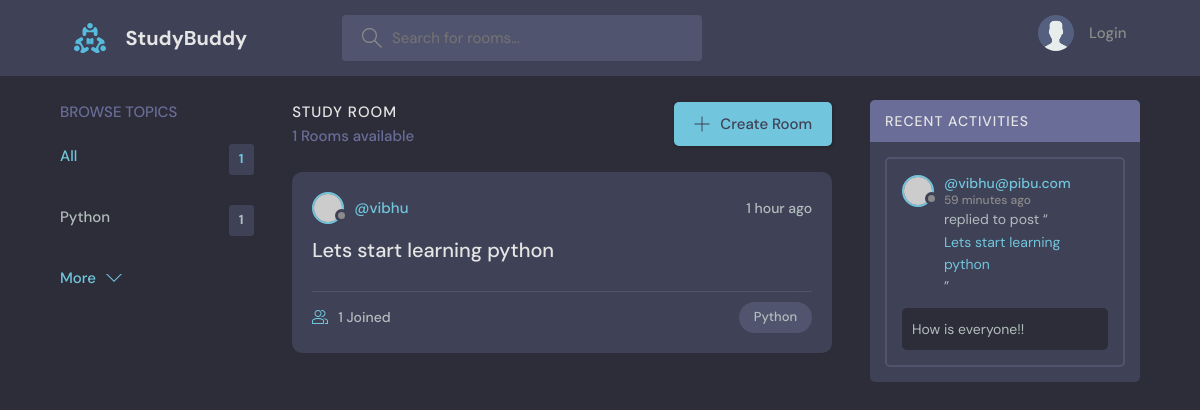
The page / on the database its author committed.
### base/models.py (models this page shows, shortened)
class Topic(models.Model):
    name = models.CharField(max_length=200)

class Room(models.Model):
    host = models.ForeignKey(User, on_delete=models.SET_NULL, null=True)
    topic = models.ForeignKey(Topic,on_delete=models.SET_NULL, null=True)
    name = models.CharField(max_length=200)
    description = models.TextField(null=True, blank=True)
    participants = models.ManyToManyField(User, related_name='participants', blank=True)
    updated = models.DateTimeField(auto_now=True)
    created = models.DateTimeField(auto_now_add=True)
    class Meta:
        ordering = ['-updated', '-created']
    def __str__(self):
        return self.name

class User(AbstractUser):
    name = models.CharField(max_length=200, null=True)
    email = models.EmailField(unique=True, null=True)
    bio = models.TextField(null=True)
    USERNAME_FIELD = 'email'
    REQUIRED_FIELDS = []

class Message(models.Model):
    user = models.ForeignKey(User, on_delete=models.CASCADE)
    room = models.ForeignKey(Room, on_delete=models.CASCADE)
    body = models.TextField()
    updated = models.DateTimeField(auto_now=True)
    created = models.DateTimeField(auto_now_add=True)
    class Meta:
        ordering = ['-updated', '-created']

### base/views.py (the view)
# urls.py: path('', views.home, name='home'),
def home(request):
    q = request.GET.get('q') if request.GET.get('q') else ''
    rooms = Room.objects.filter(
        Q(topic__name__icontains=q) |
        Q(name__icontains=q) |
        Q(host__username__icontains=q)
    )
    topics = Topic.objects.all()[0:5]
    room_count = rooms.count()
    room_messages = Message.objects.filter(room__topic__name__icontains=q)
    context = {'rooms':rooms, 'topics': topics, 'room_count': room_count, 'room_messages': room_messages}
    return render(request, 'base/home.html', context)

### base/templates/base/home.html (shortened to what this page needs)
  {% extends 'main.html' %}
  {% block content %}
    <main class="layout layout--3">
      <div class="container">
        {% include 'base/topics_component.html' %}
        <div class="roomList">
          <div class="roomList__header">
            <div>
              <h2>Study Room</h2>
              <p>{{room_count}} Rooms available</p>
            </div>
            <a class="btn btn--main" href="{% url 'create-room' %}">
              <svg version="1.1" xmlns="http://www.w3.org/2000/svg" width="32" height="32" viewBox="0 0 32 32">
                <title>add</title>
                <path
                  d="M16.943 0.943h-1.885v14.115h-14.115v1.885h14.115v14.115h1.885v-14.115h14.115v-1.885h-14.115v-14.115z"
                ></path>
              </svg>
              Create Room
            </a>
          </div>
          {% include 'base/rooms_component.html' %}
        </div>
        {% include 'base/activity_feed_component.html' %}
      </div>
    </main>
{% endblock %}

### base/templates/base/topics_component.html (shortened to what this page needs)
<div class="topics">
    <div class="topics__header">
      <h2>Browse Topics</h2>
    </div>
    <ul class="topics__list">
      <li>
        <a href="{% url 'home' %}" class="active">All <span>{{topics.count}}</span></a>
      </li>
      {% for topic in topics %}
      <li>
        <a href="{% url 'home' %}?q={{topic.name}}">{{topic.name}} <span>{{topic.room_set.all.count}}</span> </a>
      </li>
      {% endfor %}
    </ul>
    <a class="btn btn--link" href="{% url 'topics' %}">
      More
      <svg version="1.1" xmlns="http://www.w3.org/2000/svg" width="32" height="32" viewBox="0 0 32 32">
        <title>chevron-down</title>
        <path d="M16 21l-13-13h-3l16 16 16-16h-3l-13 13z"></path>
      </svg>
    </a>
  </div>

### base/templates/base/rooms_component.html (shortened to what this page needs)
{% for room in rooms %}
<div class="roomListRoom">
    <div class="roomListRoom__header">
      <a href="{% url 'profile' room.host.id %}" class="roomListRoom__author">
        <div class="avatar avatar--small">
          <img src="https://randomuser.me/api/portraits/women/11.jpg" />
        </div>
        <span>@{{room.host.username}}</span>
      </a>
      <div class="roomListRoom__actions">
        <span>{{room.created|timesince}} ago</span>
      </div>
    </div>
    <div class="roomListRoom__content">
        <a href="{% url 'room' room.id %}">{{room.name}}</a>
    </div>
    <div class="roomListRoom__meta">
      <a href="{% url 'room' room.id %}" class="roomListRoom__joined">
        {{room.participants.all.count}} Joined
      </a>
      <p class="roomListRoom__topic">{{room.topic.name}}</p>
    </div>
</div>
{% endfor %}

### base/templates/base/activity_feed_component.html (shortened to what this page needs)
<div class="activities">
          <div class="activities__header">
            <h2>Recent Activities</h2>
          </div>
          {% for message in room_messages %}
          <div class="activities__box">
            <div class="activities__boxHeader roomListRoom__header">
              <a href="{% url 'profile' message.user.id %}" class="roomListRoom__author">
                <div class="avatar avatar--small">
                  <img src="https://randomuser.me/api/portraits/women/11.jpg" />
                </div>
                <p>
                    @{{message.user}}
                  <span>{{message.created|timesince}} ago</span>
                </p>
              </a>
            </div>
            <div class="activities__boxContent">
              <p>replied to post “<a href="{% url 'room' message.room.id %}">{{message.room}}</a>”</p>
              <div class="activities__boxRoomContent">
                {{message.body}}
              </div>
            </div>
          </div>
          {% endfor %}
        </div>

### rows shown on the page
Topic: name "Python", room_set.all.count "1"
Room: host.username "vibhu", created "1 hour", name "Lets start learning python", participants.all.count "1", topic.name "Python"
Message: user "vibhu@pibu.com", created "59 minutes", room "Lets start learning python", body "How is everyone!!"

### other values the page prints
{{ topics.count }} "1"
{{ room_count }} "1"
